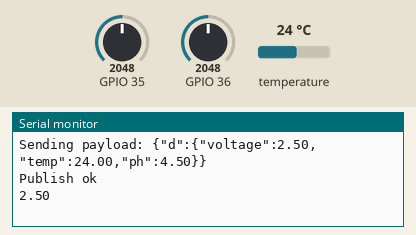
This sketch was run on a simulated ESP32. Parts: the last lines printed to the serial monitor. The test bench sets the inputs (shaded band); at power-on: temperature 24 °C, GPIO 35 = 2048, GPIO 36 = 2048. WiFi joins after 1.5 s; servers stay silent unless stated; no MQTT or app messages arrive unless stated.

Above: at 2.7 s.
2.8 s: temperature set to 12 °C
At 3.7 s:
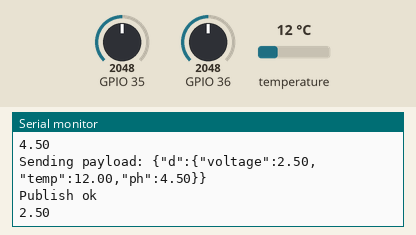
4.3 s: GPIO 35 set to 2866
At 5.3 s:
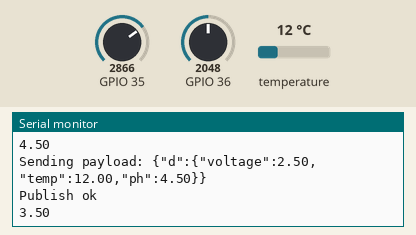
5.8 s: GPIO 36 set to 2866
At 6.8 s:
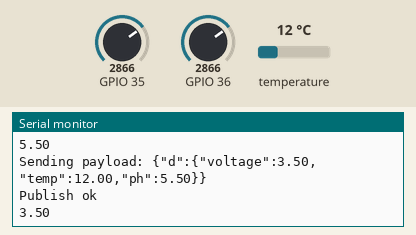
7.3 s: temperature set to 19 °C
At 8.1 s:
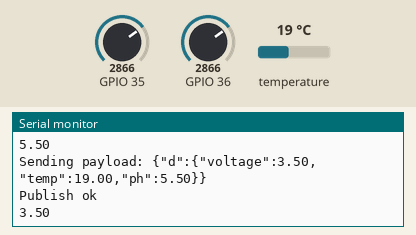
8.8 s: GPIO 35 set to 3603
At 9.9 s:
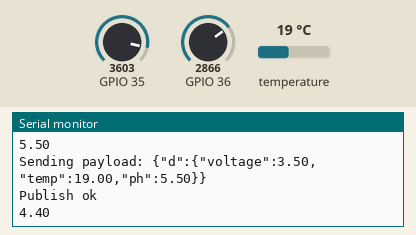
10.3 s: GPIO 36 set to 3603
At 11.4 s:
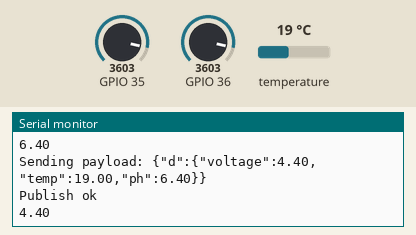
Timing chart, 0 to 12.8 s (numbered marks = the images above; inputs shaded):
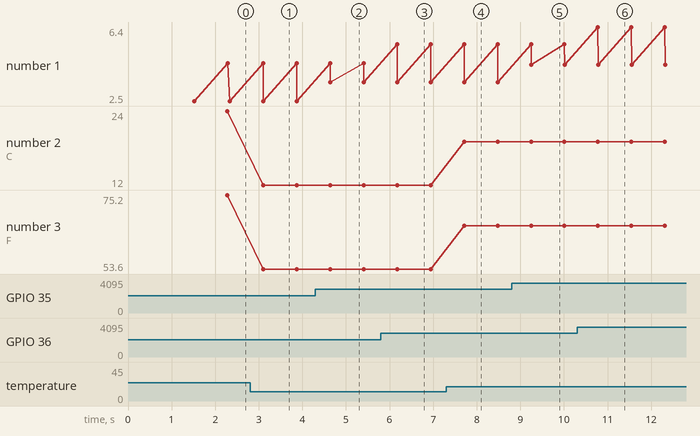

Measured:
- after the input at 2.8 s, the serial monitor: prints a new line after 0.30 s (image 1)
- after the input at 4.3 s, the serial monitor: prints a new line after 0.34 s (image 2)
- after the input at 5.8 s, the serial monitor: prints a new line after 0.37 s (image 3)
- after the input at 7.3 s, the serial monitor: prints a new line after 0.41 s (image 4)
- after the input at 8.8 s, the serial monitor: prints a new line after 0.45 s (image 5)
- after the input at 10.3 s, the serial monitor: prints a new line after 0.48 s (image 6)
- plotted number 1: 2.5 → 3.5 after the input at 4.3 s, 3.5 → 4.4 after the input at 8.8 s
- plotted number 2: 24 → 12 after the input at 2.8 s, 12 → 19 after the input at 7.3 s

The sketch:

project_comp.ino
```cpp
#include "WiFi.h"
#include "PubSubClient.h"
#include <OneWire.h>
#include <DallasTemperature.h>

//-------- Customise these values -----------
const char* ssid = "harshith";
const char* password = "harshith4567";

#define ONE_WIRE_BUS 2

#define ORG "e9rymb"
#define DEVICE_TYPE "project"
#define DEVICE_ID "12345678"
#define TOKEN "123456789"
//-------- Customise the above values --------

char server[] = ORG ".messaging.internetofthings.ibmcloud.com";
char topic[] = "iot-2/evt/Data/fmt/json";
char authMethod[] = "use-token-auth";
char token[] = TOKEN;
char clientId[] = "d:" ORG ":" DEVICE_TYPE ":" DEVICE_ID;

WiFiClient wifiClient;
PubSubClient client(server, 1883,wifiClient);
OneWire oneWire(ONE_WIRE_BUS);

DallasTemperature sensors(&oneWire);

 float Celcius=0;
 float Fahrenheit=0;

void setup() {
  pinMode(35,INPUT);
  pinMode(A0,INPUT);

    sensors.begin();
 Serial.begin(115200);
 Serial.println();
 Serial.print("Connecting to ");
 Serial.print(ssid);
 WiFi.begin(ssid, password);
 while (WiFi.status() != WL_CONNECTED) {
 delay(500);
 Serial.print(".");
 }
 Serial.println("");

 Serial.print("WiFi connected, IP address: ");
 Serial.println(WiFi.localIP());
}

void loop() {


PublishData();

}


void PublishData(){

   float value = analogRead(35);
  float a = value*(5.0/4095.0);
  Serial.println(a);

  sensors.requestTemperatures();
  Celcius=sensors.getTempCByIndex(0);
  Fahrenheit=sensors.toFahrenheit(Celcius);
  Serial.print(" C  ");
  Serial.print(Celcius);
  Serial.print(" F  ");
  Serial.println(Fahrenheit);

 int sensorValue = analogRead(A0);
 float voltage = sensorValue * (5.0/ 4095.0)+2;
 Serial.println(voltage);

 if (!!!client.connected()) {
 Serial.print("Reconnecting client to ");
 Serial.println(server);
 while (!!!client.connect(clientId, authMethod, token)) {
 Serial.print(".");
 delay(500);
 }
 Serial.println();
 }
  String payload = "{\"d\":{\"voltage\":";
  payload += a;
  payload+="," "\"temp\":";
   payload += Celcius;
   payload+="," "\"ph\":";
   payload += voltage;

  payload += "}}";
 Serial.print("Sending payload: ");
 Serial.println(payload);

 if (client.publish(topic, (char*) payload.c_str())) {
 Serial.println("Publish ok");
 } else {
 Serial.println("Publish failed");
 }
}
```
